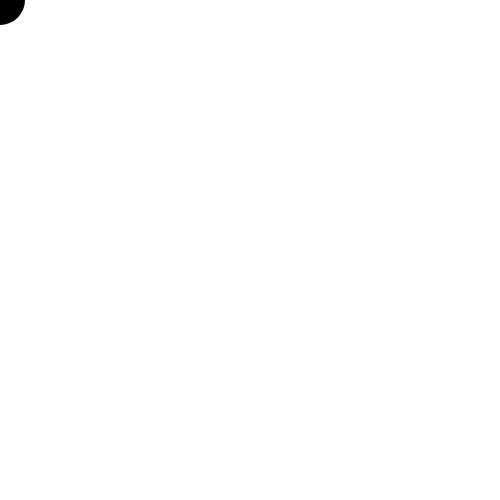
Frame 1 (no input)
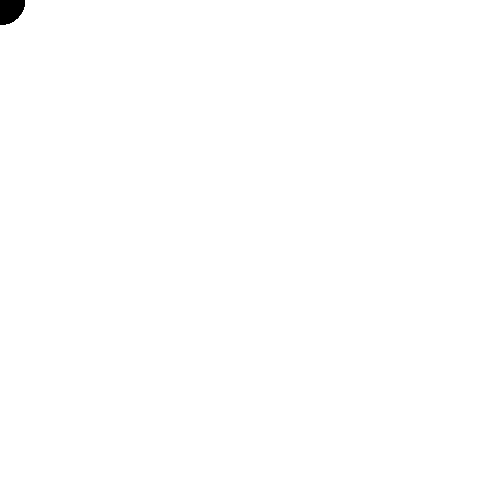
Frame 60 (no input)
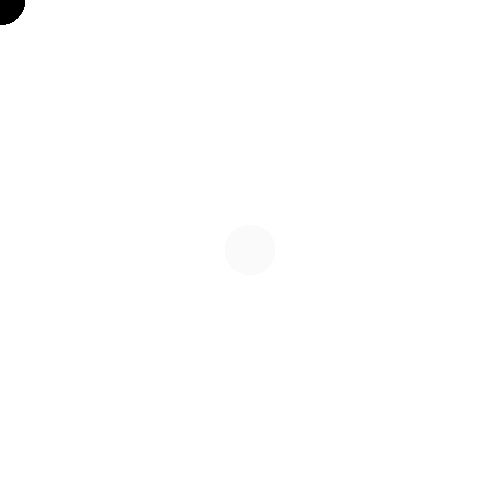
Frame 120 (the mouse pressed at the canvas centre since frame 60)

The p5.js sketch that drew these frames (run headless with seeded random() and noise() and a simulated clock; from frame 60 on, the mouse is pressed at the canvas centre):

// p5.js sketch
// ── sketch.js
function setup() {
    createCanvas(500, 500);
    noStroke();
}

function draw() {
    fill(mouseX, (mouseX + mouseY) / 2, mouseY);
    ellipse(mouseX, mouseY, 50, 50);
}
// ── main.css
.container {
    height: 500px;
    max-width: 500px;
    border: 2px solid black;
    position: absolute;
    top: 0;
    bottom: 0;
    left: 0;
    right: 0;
    margin: auto;
}

img {
        width:100%;
        height: 100%;
}

p {
    text-align: center;
    font-size: 20px;
    font-family: sans-serif;
}

@media screen and (min-width: 900px) {
    img{
        display: none;
    }
}

@media screen and (max-width: 900px) {
    p {
        display: none;
    }
}
